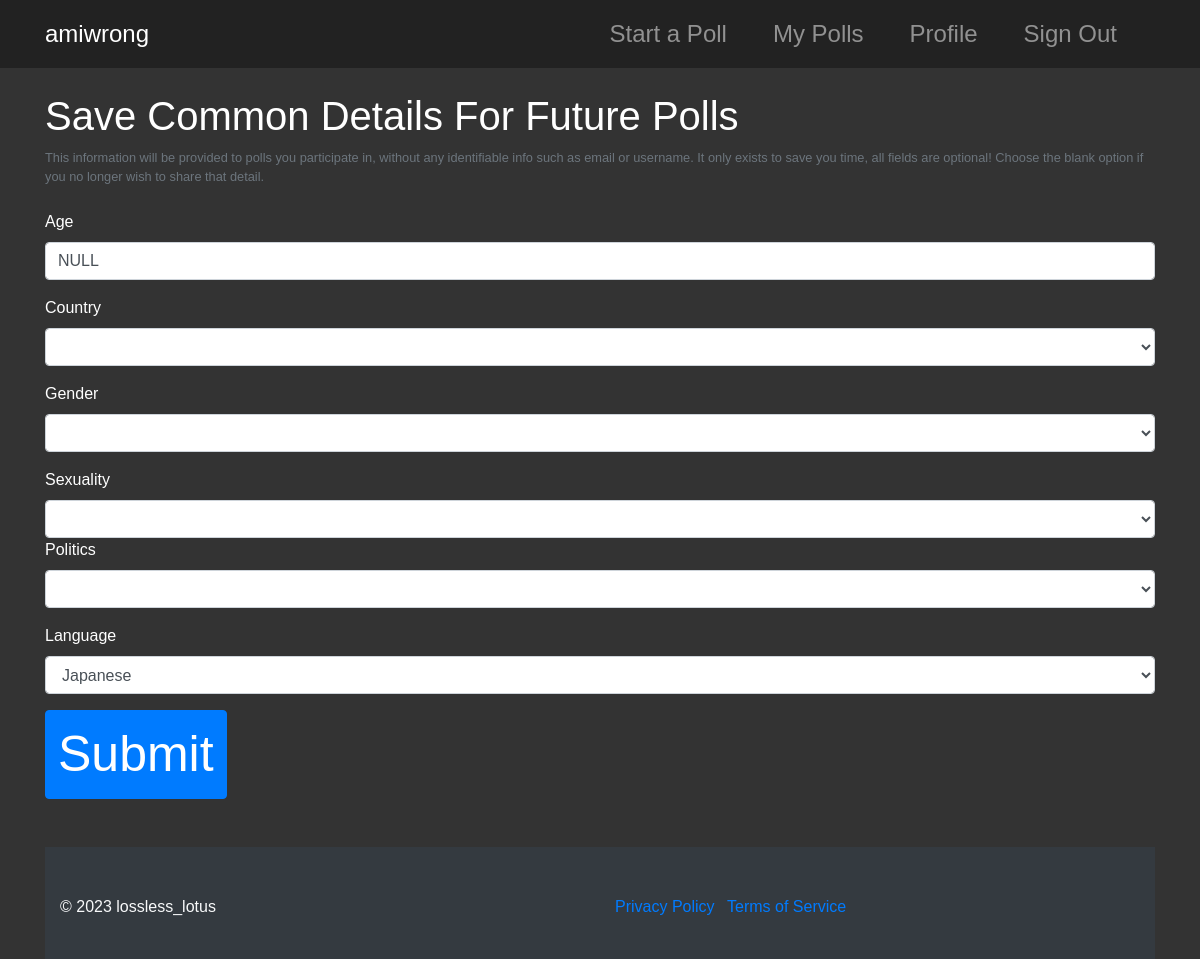
The page /profile (signed in) on the database as committed earlier.
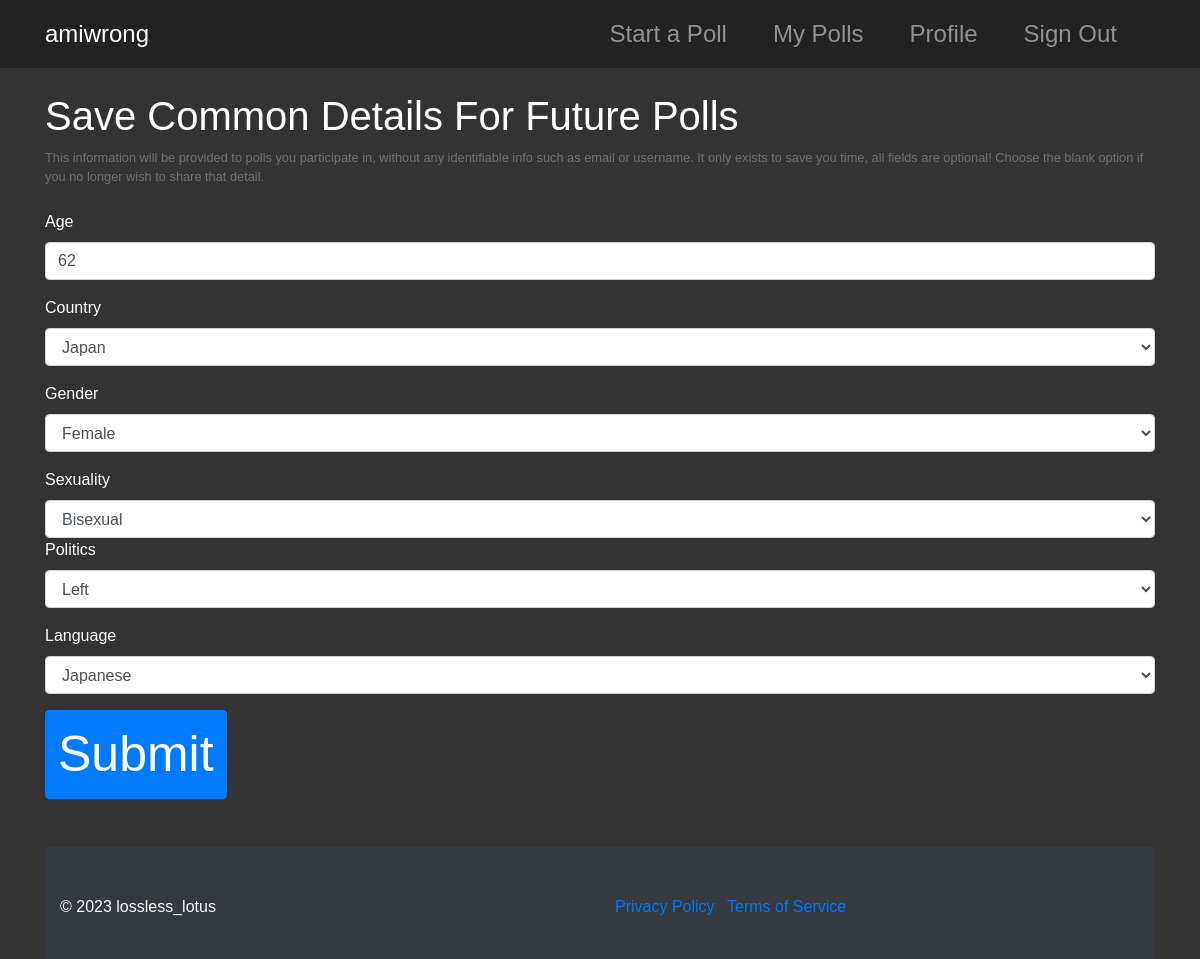
The same page on the database as committed later.
### tables this page shows
CREATE TABLE profiles ( 
    id INTEGER PRIMARY KEY AUTOINCREMENT NOT NULL, 
    user_id INT NOT NULL, 
    age INT, 
    country TEXT, 
    gender TEXT, 
    sexuality TEXT, 
    politics TEXT, 
    language TEXT, 
    FOREIGN KEY (user_id) REFERENCES users(id)
    );

### app.py (the view)
@app.route("/profile", methods=["GET", "POST"])
@login_required
def profile():
    if request.method == "POST":
        age = str(request.form.get("age"))
        try:
            age = int(age)
        except:
            age = None
        if age is not None and age not in range(1, 120):
            flash("Invalid age.")
            return redirect("/profile")
        elif age is None:
            age = "NULL"
        countries = [
        "", "Afghanistan", "Albania", "Algeria", "Andorra", "Angola", "Antigua and Barbuda",
        "Argentina", "Armenia", "Australia", "Austria", "Azerbaijan", "Bahamas", "Bahrain",
        "Bangladesh", "Barbados", "Belarus", "Belgium", "Belize", "Benin", "Bhutan", "Bolivia",
        "Bosnia and Herzegovina", "Botswana", "Brazil", "Brunei", "Bulgaria", "Burkina Faso",
        "Burundi", "Cabo Verde", "Cambodia", "Cameroon", "Canada", "Central African Republic",
        "Chad", "Chile", "China", "Colombia", "Comoros", "Congo", "Costa Rica", "Cote d'Ivoire",
        "Croatia", "Cuba", "Cyprus", "Czech Republic", "Denmark", "Djibouti", "Dominica",
        "Dominican Republic", "Ecuador", "Egypt", "El Salvador", "Equatorial Guinea", "Eritrea",
        "Estonia", "Eswatini", "Ethiopia", "Fiji", "Finland", "France", "Gabon", "Gambia", "Georgia",
        "Germany", "Ghana", "Greece", "Grenada", "Guatemala", "Guinea", "Guinea-Bissau", "Guyana",
        "Haiti", "Honduras", "Hungary", "Iceland", "India", "Indonesia", "Iran", "Iraq", "Ireland",
        "Israel", "Italy", "Jamaica", "Japan", "Jordan", "Kazakhstan", "Kenya", "Kiribati",
        "Korea, North", "Korea, South", "Kosovo", "Kuwait", "Kyrgyzstan", "Laos", "Latvia", "Lebanon",
        "Lesotho", "Liberia", "Libya", "Liechtenstein", "Lithuania", "Luxembourg", "Madagascar", "Malawi",
        "Malaysia", "Maldives", "Mali", "Malta", "Marshall Islands", "Mauritania", "Mauritius", "Mexico",
        "Micronesia", "Moldova", "Monaco", "Mongolia", "Montenegro", "Morocco", "Mozambique", "Myanmar",
        "Namibia", "Nauru", "Nepal", "Netherlands", "New Zealand", "Nicaragua", "Niger", "Nigeria",
        "North Macedonia", "Norway", "Oman", "Pakistan", "Palau", "Palestine", "Panama", "Papua New Guinea",
        "Paraguay", "Peru", "Philippines", "Poland", "Portugal", "Qatar", "Romania", "Russia", "Rwanda",
        "Saint Kitts and Nevis", "Saint Lucia", "Saint Vincent and the Grenadines", "Samoa", "San Marino",
        "Sao Tome and Principe", "Saudi Arabia", "Senegal", "Serbia", "Seychelles", "Sierra Leone", "Singapore",
        "Slovakia", "Slovenia", "Solomon Islands", "Somalia", "South Africa", "South Sudan", "Spain", "Sri Lanka",
        "Sudan", "Suriname", "Sweden", "Switzerland", "Syria", "Taiwan", "Tajikistan", "Tanzania", "Thailand",
        "Timor-Leste", "Togo", "Tonga", "Trinidad and Tobago", "Tunisia", "Turkey", "Turkmenistan", "Tuvalu",
        "Uganda", "Ukraine", "United Arab Emirates", "United Kingdom", "United States", "Uruguay", "Uzbekistan",
        "Vanuatu", "Vatican City", "Venezuela", "Vietnam", "Yemen", "Zambia", "Zimbabwe"
        ]
        country = str(request.form.get("country"))
        if country not in countries:
            flash("Invalid country.")
            return redirect("/profile")
        if country == "":
            country = "NULL"
        gender_options = ["","Male", "Female", "Non-binary", "Other"]
        gender = str(request.form.get("gender"))
        if gender not in gender_options:
            flash("No such gender option.")
            return redirect("/profile")
        if gender == "":
            gender = "NULL"
        sexualities = ["","Heterosexual", "Homosexual", "Bisexual", "Pansexual", "Asexual", "Other"]
        sexuality = str(request.form.get("sexuality"))
        if sexuality not in sexualities:
            flash("No such sexuality option.")
            return redirect("/profile")
        if sexuality == "":
            sexuality = "NULL"
        political_leanings = ["","Center", "Left", "Right", "Other"]
        politics = str(request.form.get("politics"))
        if politics not in political_leanings:
            flash("No such politics option.")
            return redirect("/profile")
        if politics == "":
            politics = "NULL"
        languages =  [
                        "", "Afrikaans", "Amharic", "Arabic", "Azerbaijani", "Bengali", "Burmese",
                        "Chinese", "Czech", "Danish", "Dutch", "English", "Finnish", "French",
                        "German", "Greek", "Hebrew", "Hindi", "Hungarian", "Indonesian", "Italian",
                        "Japanese", "Kannada", "Korean", "Malay", "Malayalam", "Marathi", "Navajo",
                        "Nepali", "Norwegian", "Persian", "Polish", "Portuguese", "Punjabi",
                        "Romanian", "Russian", "Serbian", "Slovak", "Slovenian", "Spanish",
                        "Swahili", "Swedish", "Tamil", "Telugu", "Thai", "Turkish", "Ukrainian",
                        "Urdu", "Vietnamese", "Xhosa", "Yoruba", "Zulu", "Other"
                    ]
        native_language = str(request.form.get("language"))
        if native_language not in languages:
            flash("No such language option.")
            return redirect("/profile")
        if native_language == "":
            native_language = "NULL"
        connection = sqlite3.connect("amiwrong.db")
        cursor = connection.cursor()
        cursor.execute("UPDATE profiles SET age = ?, country = ?, gender = ?, sexuality = ?, politics = ?, language = ? WHERE user_id = ?", (age, country, gender, sexuality, politics, native_language, session["user_id"]))
        connection.commit()
        cursor.close()
        connection.close()
        print("Saved changes to profile")
        return redirect("/profile")
    else:
        connection = sqlite3.connect("amiwrong.db")
        connection.row_factory = sqlite3.Row
        cursor = connection.cursor()
        cursor.execute("SELECT * FROM profiles WHERE user_id = ?", (session["user_id"],))
        row = cursor.fetchone()
        if row:
            age = row['age']
            country = row['country']
            gender = row['gender']
            sexuality = row['sexuality']
            politics = row['politics']
            language = row['language']
        cursor.close()
        connection.close()
        return render_template("profile.html", age=age, country=country, gender=gender, sexuality=sexuality, politics=politics, language=language)

### app.py (called while the page is built)
@app.after_request
def after_request(response):
    response.headers["Cache-Control"] = "no-cache, no-store, must-revalidate, max-age=0"
    response.headers["Expires"] = 0
    response.headers["Pragma"] = "no-cache"
    return response

def login_required(f):
    @wraps(f)
    def decorated_function(*args, **kwargs):
        if session.get("user_id") is None:
            return redirect("/login")
        return f(*args, **kwargs)
    return decorated_function

### templates/profile.html (shortened to what this page needs)
{% extends "layout.html" %} {% block title %} My Profile {% endblock %} {% block
main %}
<h1>Save Common Details For Future Polls</h1>
<small class="form-text text-muted"
  >This information will be provided to polls you participate in, without any
  identifiable info such as email or username. It only exists to save you time,
  all fields are optional! Choose the blank option if you no longer wish to
  share that detail.</small
>
<br />
<form action="/profile" method="post">
  <div class="form-group">
    <label for="age">Age</label>
    <input
      type="text"
      class="form-control"
      id="age"
      name="age"
      placeholder="Your age in years"
      value="{{ age }}"
    />
  </div>
  <div class="form-group">
    <label for="country">Country</label>
    <select class="form-control" id="country" name="country">
      <option value="" {% if country == '' %}selected{% endif %}></option>
      <option value="Afghanistan" {% if country == 'Afghanistan' %}selected{% endif %}>Afghanistan</option>
      <option value="Japan" {% if country == 'Japan' %}selected{% endif %}>Japan</option>
    </select>
  </div>
  <div class="form-group">
    <label for="gender">Gender</label>
    <select class="form-control" id="gender" name="gender">
      <option value="" {% if gender == '' %}selected{% endif %}></option>
      <option value="Male" {% if gender == 'Male' %}selected{% endif %}>Male</option>
      <option value="Female" {% if gender == 'Female' %}selected{% endif %}>Female</option>
  </select>
  </div>
  <div class="form-group">
    <label for="sexuality">Sexuality</label>
    <select class="form-control" id="sexuality" name="sexuality">
      <option value="" {% if sexuality == '' %}selected{% endif %}></option>
      <option value="Heterosexual" {% if sexuality == 'Heterosexual' %}selected{% endif %}>Heterosexual</option>
      <option value="Bisexual" {% if sexuality == 'Bisexual' %}selected{% endif %}>Bisexual</option>
  </select>
  <div class="form-group">
    <label for="politics">Politics</label>
    <select class="form-control" id="politics" name="politics">
      <option value="" {% if politics == '' %}selected{% endif %}></option>
      <option value="Center" {% if politics == 'Center' %}selected{% endif %}>Center</option>
      <option value="Left" {% if politics == 'Left' %}selected{% endif %}>Left</option>
  </select>
  </div>
  <div class="form-group">
    <label for="language">Language</label>
    <select class="form-control" id="language" name="language">
      <option value="Japanese" {% if language == 'Japanese' %}selected{% endif %}>Japanese</option>
    </select>
  </div>
  <button type="submit" class="btn btn-primary">Submit</button>
</form>
<br />
 {% endblock %}

### templates/layout.html (shortened to what this page needs)
<!DOCTYPE html>
<html lang="en">
<head>
    <link rel="stylesheet" href="https://maxcdn.bootstrapcdn.com/bootstrap/4.5.2/css/bootstrap.min.css">
    <link rel="stylesheet" href="static/css/styles.css">
</head>
<body>
    <nav class="navbar navbar-expand-lg navbar-dark">
        <div class="container">
            <a class="navbar-brand" href="/">amiwrong</a>
            <div class="collapse navbar-collapse" id="navbarNav">
                {% if session["user_id"] %}
                <ul class="navbar-nav ml-auto">
                    <li class="nav-item">
                        <a class="nav-link" href="/create">Start a Poll</a>
                    </li>
                    <li class="nav-item">
                        <a class="nav-link" href="/">My Polls</a>
                    </li>
                    <li class="nav-item">
                        <a class="nav-link" href="/profile">Profile</a>
                    </li>
                    <li class="nav-item">
                        <a class="nav-link" href="/signout">Sign Out</a>
                    </li>
                </ul>
                {% endif %}
            </div>
        </div>
    </nav>
    <div class="container mt-4">
        {% block main %}{% endblock %}
    </div>
    <footer class="mt-5 pt-5 bg-dark text-light py-4">
        <div class="container">
            <div class="row">
                <div class="col-md-6">
                    <p>&copy; 2023 lossless_lotus</p>
                </div>
                <div class="col-md-6 text-md-end">
                    <ul class="list-inline">
                        <li class="list-inline-item"><a href="#">Privacy Policy</a></li>
                        <li class="list-inline-item"><a href="#">Terms of Service</a></li>
                    </ul>
                </div>
            </div>
        </div>
    </footer>
</body>
</html>

### static/css/styles.css (style rules this page uses)
.btn { font-size: 50px; }

### templates/layout.html (style rules this page uses)
body { background-color: #333; color: #fff; font-family: 'Circular Std', sans-serif; }
.navbar { background-color: #222; }
.navbar-nav, .navbar-brand { font-size: 24px; margin-left: auto; }
.navbar-nav .nav-item { margin-right: 30px; }
.navbar-brand { margin-left: 0; }

Rows that differ between the two databases and show on the page:
changed profiles "Japanese": country (not shown) → "Japan"; gender (not shown) → "Female"; sexuality (not shown) → "Bisexual"; politics (not shown) → "Left"; age "NULL" → (not shown)
Other text that changed with them:
form field age: (not shown) → "62"
